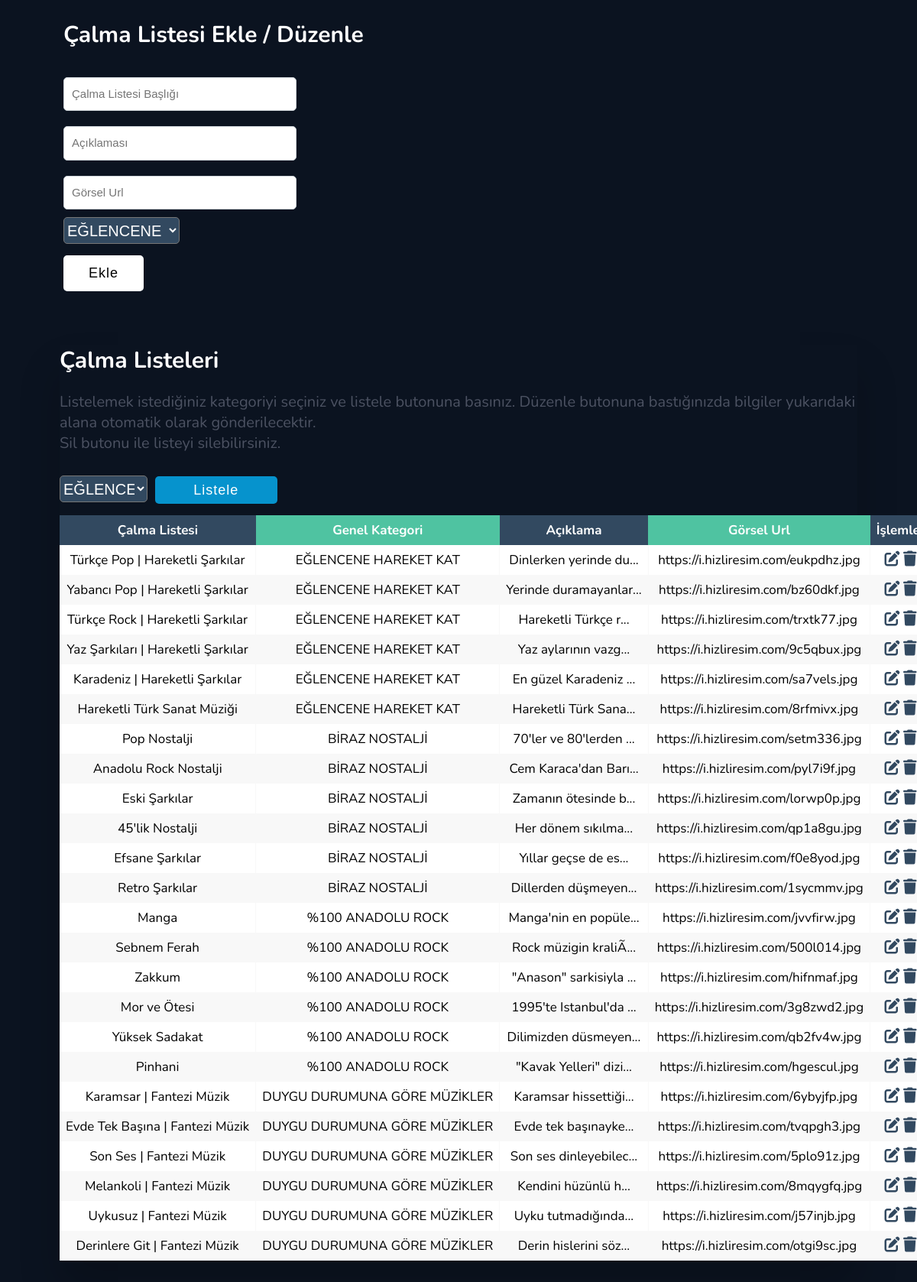
Screenshot of /calmalistesiekle.php (signed in) with the database file from the repository.
### tables this page shows
CREATE TABLE IF NOT EXISTS `bolum` (
  `id` int(11) NOT NULL AUTO_INCREMENT,
  `baslik` varchar(100) NOT NULL,
  `aciklama` varchar(500) NOT NULL,
  `gorselurl` varchar(100) NOT NULL,
  `bolumid` int(11) NOT NULL,
  PRIMARY KEY (`id`)
);

CREATE TABLE IF NOT EXISTS `genelbaslik` (
  `id` int(11) NOT NULL AUTO_INCREMENT,
  `bolumid` int(11) NOT NULL,
  `baslik` varchar(100) NOT NULL,
  PRIMARY KEY (`id`)
);

### calmalistesiekle.php (the view, shortened to what this page needs)
<?php
require_once './ana.php';
if (isset($_SESSION['id']) && isset($_SESSION['user_name'])) {
    if ($_SESSION['id'] == 5 && $_SESSION['user_name'] == 'admin') {
            $kategoriid = $conn->prepare("SELECT * FROM genelbaslik ORDER BY baslik ASC");
            $kategoriid -> execute();
            $kategoriler = $kategoriid->fetchAll(PDO::FETCH_ASSOC);
?>
<section id="Ekleme">
           <h1>Çalma Listesi Ekle / Düzenle</h1>
            <div id="kelemeyap">
            <form action="" method="POST">
              <div id="eklemegroup">
                <div id="ekleform">
                    <input type="text" name="baslik" value='<?php if(isset($_GET['id'])) echo $row['baslik']; ?>' placeholder="Çalma Listesi Başlığı" required class="iletisimcontrol">
                    <input type="text" name="aciklama" value='<?php if(isset($_GET['id'])) echo $row['aciklama']; ?>' placeholder="Açıklaması" required class="iletisimcontrol">
                    <input type="text" name="gorselurl" value='<?php if(isset($_GET['id'])) echo $row['gorselurl']; ?>' placeholder="Görsel Url" required class="iletisimcontrol">
                    <select id="secilen2" name="kategori">
                     <?php
                        foreach($kategoriler as $kategori) {
                                $seciliMi = "";
                            if ($row['bolumid'] == $kategori['bolumid']) {
                                $seciliMi = "selected";
                            }
                            echo '<option value="'.$kategori['bolumid'].'" '.$seciliMi.'>'.$kategori['baslik'].'</option>';
                        }
                    ?>
                    </select>
                </div>
                    <input type="submit" value="Ekle">
              </div>
              </form>
            </div>
</section>
<div class="table-wrapper">
    <table class="fl-table">
        <thead>
        <h1>Çalma Listeleri</h1>
        <p>Listelemek istediğiniz kategoriyi seçiniz ve listele butonuna basınız. Düzenle butonuna bastığınızda bilgiler yukarıdaki alana otomatik olarak gönderilecektir.<br>Sil butonu ile listeyi silebilirsiniz.</p>
        <form action="" method="POST">
            <select id="secilen" name="MusicId">
                <?php
                    foreach($kategoriler as $kategori) {
                        echo '<option value="'.$kategori['bolumid'].'" '.$seciliMi.'>'.$kategori['baslik'].'</option>';
                    }
                ?>
            </select>
                <input type='submit' name='submit' id="listele" value="Listele" />
            </form>
        <tr>
            <th>Çalma Listesi</th>
            <th>Genel Kategori</th>
            <th>Açıklama</th>
            <th>Görsel Url</th>
            <th>İşlemler</th>
        </tr>
        </thead>
        <tbody>
           <?php
            if(isset($_POST['submit'])){
              $i = $_POST['MusicId'];
              $muzikler = $conn->prepare("SELECT * FROM bolum WHERE bolumid = '$i'");
              $muzikler->execute();
            $hangikategori = $conn->prepare("SELECT * FROM bolum INNER JOIN genelbaslik ON bolum.bolumid = genelbaslik.bolumid WHERE bolum.bolumid = '$i'");
            $hangikategori->execute();
            $kategori=$hangikategori->fetch(PDO::FETCH_ASSOC);
              foreach ($muzikler as $muzik)
              {
                  echo "<tr>";
                  echo "<td>". $muzik['baslik'] ."</td>";
                  echo "<td>". $kategori['baslik'] ."</td>";
                  echo "<td>". substr_replace($muzik['aciklama'], "...", 20) ."</td>";
                  echo "<td>" .$muzik['gorselurl']. "</td>";
                  echo '<td><a href="./calmalistesiekle.php?id='. $muzik['id']. '"><i class="fa-solid fa-pen-to-square ikonum"></i></a>  <a href="./calmalistesisil.php?id='. $muzik['id']. '"><i class="fa-solid fa-trash ikonum"></i></i></a></td>';
                  echo "</tr>";
               }
            }
            else
            {
              $muziks = $conn->query("SELECT * FROM bolum")->fetchAll();
              foreach ($muziks as $muzik)
              {
$hangikategor = $conn->prepare("SELECT * FROM bolum INNER JOIN genelbaslik ON bolum.bolumid = genelbaslik.bolumid WHERE bolum.bolumid =".$muzik['bolumid']);
            $hangikategor->execute();
            $kategor=$hangikategor->fetch(PDO::FETCH_ASSOC);
                  echo "<tr>";
                  echo "<td>". $muzik['baslik'] ."</td>";
                  echo "<td>". $kategor['baslik'] ."</td>";
                  echo "<td>". substr_replace($muzik['aciklama'], "...", 20) ."</td>";
                  echo "<td>" .$muzik['gorselurl']. "</td>";
                  echo '<td><a href="./calmalistesiekle.php?id='. $muzik['id']. '"><i class="fa-solid fa-pen-to-square ikonum"></i></a>  <a href="./calmalistesisil.php?id='. $muzik['id']. '"><i class="fa-solid fa-trash ikonum"></i></i></a></td>';
                  echo "</tr>";
               }
            }
            ?>
    </table>
</div>
<?php
require_once './son.php';
 }
}
else {
    header("Location: ev.php");
	exit();
}
?>

### css/style.css (style rules this page uses)
* { box-sizing: border-box; }
body { margin-bottom: 55px; background-color: #0b1320; font-family: 'Nunito', sans-serif; }
.iletisimcontrol { width: 100%; padding: 10px; font-size: 15px; line-height: 1.5; color: #495057; background-color: white; margin: 10px; border-radius: 5px; border: 1px solid #ced4da; }
input[type="submit"] { cursor: pointer; background-color: white; font-size: 18px; letter-spacing: 1px; padding: 10px 30px; color: black; border: 3px solid white; border-radius: 5px; margin-left: 10px; margin-top: 15px; }
.table-wrapper { margin: 10px 70px 70px; box-shadow: 0px 35px 50px rgba( 0, 0, 0, 0.2 ); }
.fl-table { border-radius: 5px; font-size: 17px; font-weight: normal; border: none; border-collapse: collapse; width: 100%; max-width: 100%; white-space: nowrap; background-color: white; }
.fl-table td, .fl-table th { text-align: center; padding: 8px; }
.fl-table td { border-right: 1px solid #f8f8f8; font-size: 17px; }
.table-wrapper h1 { color: #ffffff; font-size: 30px; }
.table-wrapper p { font-size: 20px; font-weight: 400; color: #4c5262; margin-bottom: 15px; }
.fl-table thead th { color: #ffffff; background: #4FC3A1; }
.fl-table thead th:nth-child(odd) { color: #ffffff; background: #324960; }
.fl-table tr:nth-child(even) { background: #F8F8F8; }
.ikonum { color: #324960; font-size: 20px; }
#listele { background-color: #0693cd; border: 0; border-radius: 5px; cursor: pointer; color: #fff; font-size:18px; line-height: 1.7; padding: 3px; width: 160px; margin-bottom: 15px; }
#secilen { width: 11%; height: 35px; border-radius: 5px; background: #324960; flex: 1; color:white; cursor:pointer; font-size: 20px; margin-bottom: 15px; }
#Ekleme { height: 30%; margin: auto; }
#eklemegroup { width: 30%; float: left; height: 80px; text-align: left; margin-left: 65px; }
#ekleform { width: 90%; float: left; padding-right: 15px; }
#Ekleme h1 { color: #ffffff; font-size: 30px; margin-left: 75px; }
#kelemeyap { margin-bottom: 160px; height: 200px; }
#secilen2 { width: 50%; height: 35px; border-radius: 5px; background: #324960; flex: 1; color:white; cursor:pointer; font-size: 20px; margin-left: 10px; }

### rows the page displays
bolum: baslik "Türkçe Pop | Hareketli Şarkılar", genelbaslik.baslik "EĞLENCENE HAREKET KAT", aciklama "Dinlerken yerinde du...", gorselurl "https://i.hizliresim.com/eukpdhz.jpg"
bolum: baslik "Yabancı Pop | Hareketli Şarkılar", genelbaslik.baslik "EĞLENCENE HAREKET KAT", aciklama "Yerinde duramayanlar...", gorselurl "https://i.hizliresim.com/bz60dkf.jpg"
bolum: baslik "Türkçe Rock | Hareketli Şarkılar", genelbaslik.baslik "EĞLENCENE HAREKET KAT", aciklama "Hareketli Türkçe r...", gorselurl "https://i.hizliresim.com/trxtk77.jpg"
bolum: baslik "Yaz Şarkıları | Hareketli Şarkılar", genelbaslik.baslik "EĞLENCENE HAREKET KAT", aciklama "Yaz aylarının vazg...", gorselurl "https://i.hizliresim.com/9c5qbux.jpg"
bolum: baslik "Karadeniz | Hareketli Şarkılar", genelbaslik.baslik "EĞLENCENE HAREKET KAT", aciklama "En güzel Karadeniz ...", gorselurl "https://i.hizliresim.com/sa7vels.jpg"
bolum: baslik "Hareketli Türk Sanat Müziği", genelbaslik.baslik "EĞLENCENE HAREKET KAT", aciklama "Hareketli Türk Sana...", gorselurl "https://i.hizliresim.com/8rfmivx.jpg"
bolum: baslik "Pop Nostalji", genelbaslik.baslik "BİRAZ NOSTALJİ", aciklama "70'ler ve 80'lerden ...", gorselurl "https://i.hizliresim.com/setm336.jpg"
bolum: baslik "Anadolu Rock Nostalji", genelbaslik.baslik "BİRAZ NOSTALJİ", aciklama "Cem Karaca'dan Barı...", gorselurl "https://i.hizliresim.com/pyl7i9f.jpg"
bolum: baslik "Eski Şarkılar", genelbaslik.baslik "BİRAZ NOSTALJİ", aciklama "Zamanın ötesinde b...", gorselurl "https://i.hizliresim.com/lorwp0p.jpg"
bolum: baslik "45'lik Nostalji", genelbaslik.baslik "BİRAZ NOSTALJİ", aciklama "Her dönem sıkılma...", gorselurl "https://i.hizliresim.com/qp1a8gu.jpg"
bolum: baslik "Efsane Şarkılar", genelbaslik.baslik "BİRAZ NOSTALJİ", aciklama "Yıllar geçse de es...", gorselurl "https://i.hizliresim.com/f0e8yod.jpg"
bolum: baslik "Retro Şarkılar", genelbaslik.baslik "BİRAZ NOSTALJİ", aciklama "Dillerden düşmeyen...", gorselurl "https://i.hizliresim.com/1sycmmv.jpg"
bolum: baslik "Manga", genelbaslik.baslik "%100 ANADOLU ROCK", aciklama "Manga'nin en popüle...", gorselurl "https://i.hizliresim.com/jvvfirw.jpg"
bolum: baslik "Sebnem Ferah", genelbaslik.baslik "%100 ANADOLU ROCK", aciklama "Rock müzigin kraliÃ...", gorselurl "https://i.hizliresim.com/500l014.jpg"
bolum: baslik "Zakkum", genelbaslik.baslik "%100 ANADOLU ROCK", aciklama "\"Anason\" sarkisiyla ...", gorselurl "https://i.hizliresim.com/hifnmaf.jpg"
bolum: baslik "Mor ve Ötesi", genelbaslik.baslik "%100 ANADOLU ROCK", aciklama "1995'te Istanbul'da ...", gorselurl "https://i.hizliresim.com/3g8zwd2.jpg"
bolum: baslik "Yüksek Sadakat", genelbaslik.baslik "%100 ANADOLU ROCK", aciklama "Dilimizden düsmeyen...", gorselurl "https://i.hizliresim.com/qb2fv4w.jpg"
bolum: baslik "Pinhani", genelbaslik.baslik "%100 ANADOLU ROCK", aciklama "\"Kavak Yelleri\" dizi...", gorselurl "https://i.hizliresim.com/hgescul.jpg"
bolum: baslik "Karamsar | Fantezi Müzik", genelbaslik.baslik "DUYGU DURUMUNA GÖRE MÜZİKLER", aciklama "Karamsar hissettiği...", gorselurl "https://i.hizliresim.com/6ybyjfp.jpg"
bolum: baslik "Evde Tek Başına | Fantezi Müzik", genelbaslik.baslik "DUYGU DURUMUNA GÖRE MÜZİKLER", aciklama "Evde tek başınayke...", gorselurl "https://i.hizliresim.com/tvqpgh3.jpg"
bolum: baslik "Son Ses | Fantezi Müzik", genelbaslik.baslik "DUYGU DURUMUNA GÖRE MÜZİKLER", aciklama "Son ses dinleyebilec...", gorselurl "https://i.hizliresim.com/5plo91z.jpg"
bolum: baslik "Melankoli | Fantezi Müzik", genelbaslik.baslik "DUYGU DURUMUNA GÖRE MÜZİKLER", aciklama "Kendini hüzünlü h...", gorselurl "https://i.hizliresim.com/8mqygfq.jpg"
bolum: baslik "Uykusuz | Fantezi Müzik", genelbaslik.baslik "DUYGU DURUMUNA GÖRE MÜZİKLER", aciklama "Uyku tutmadığında...", gorselurl "https://i.hizliresim.com/j57injb.jpg"
bolum: baslik "Derinlere Git | Fantezi Müzik", genelbaslik.baslik "DUYGU DURUMUNA GÖRE MÜZİKLER", aciklama "Derin hislerini söz...", gorselurl "https://i.hizliresim.com/otgi9sc.jpg"

### other values shown
form field kategori "EĞLENCENE HAREKET KAT"
form field MusicId "EĞLENCENE HAREKET KAT"
